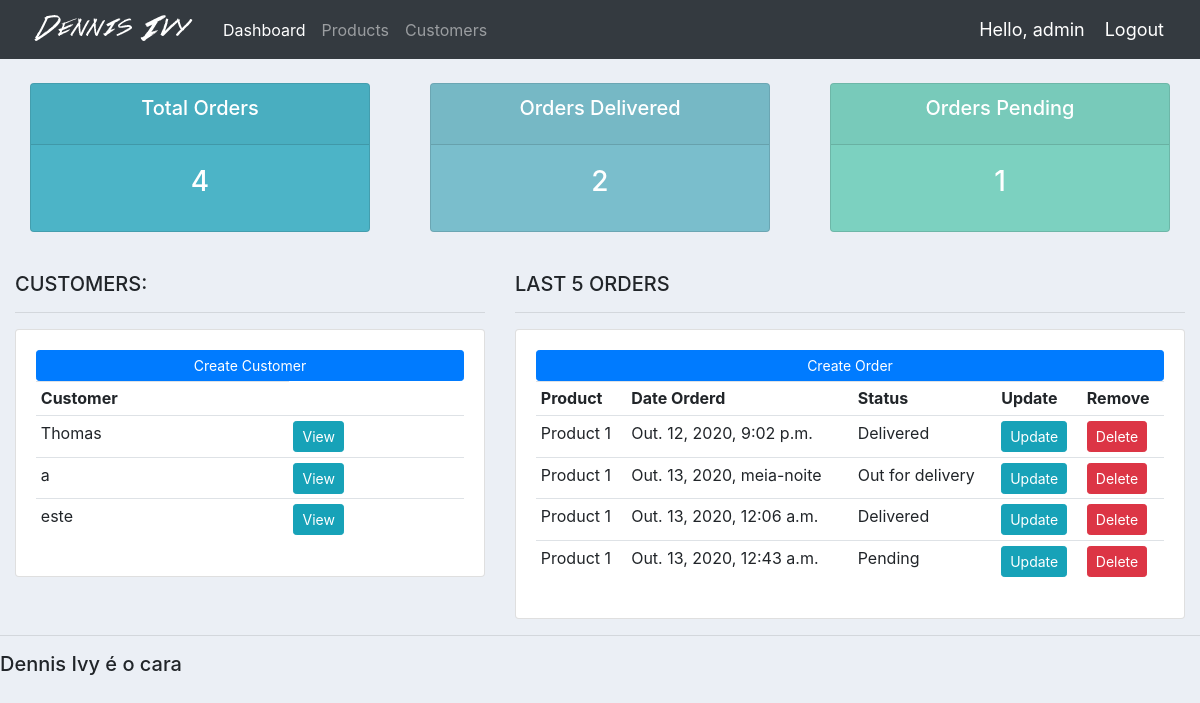
The app's page / (signed in) with its own data.
### accounts/models.py (models this page shows, shortened)
class Customer(models.Model):
	name = models.CharField(max_length=200, default=None)
	email = models.CharField(max_length=200, null=True)
	date_created = models.DateTimeField(auto_now_add=True, null=True)

class Order(models.Model):
	STATUS = (
			('Pending', 'Pending'),
			('Out for delivery', 'Out for delivery'),
			('Delivered', 'Delivered'),
			)
	customer = models.ForeignKey(Customer, null=True, on_delete= models.CASCADE)
	product = models.ForeignKey(Product, null=True, on_delete= models.CASCADE)
	date_created = models.DateTimeField(auto_now_add=True, null=True)
	status = models.CharField(max_length=200, null=True, choices=STATUS)
	note = models.CharField(max_length=100, null=True, blank=True)

class Product(models.Model):
	CATEGORY = (
			('Indoor', 'Indoor'),
			('Out Door', 'Out Door'),
			)
	name = models.CharField(max_length=200, default=None)
	price = models.FloatField()
	category = models.CharField(max_length=200, null=True, choices=CATEGORY)
	description = models.CharField(max_length=200, null=True, blank=True)
	date_created = models.DateTimeField(auto_now_add=True, null=True)
	tags = models.ManyToManyField(Tag)
	def __str__(self):
		return self.name

### accounts/views.py (the view)
# urls.py: path('', views.home, name="home"),
@login_required(login_url='login')
def home(request):
	orders = Order.objects.all()
	customers = Customer.objects.all()
	total_customers = customers.count()
	total_orders = orders.count()
	delivered = orders.filter(status='Delivered').count()
	pending = orders.filter(status='Pending').count()
	context = {'orders':orders, 'customers':customers,
	'total_orders':total_orders,'delivered':delivered,
	'pending':pending }
	return render(request, 'accounts/dashboard.html', context)

### accounts/templates/accounts/dashboard.html
{%  extends 'accounts/main.html' %}
{% load crispy_forms_tags %}
{% block content %}
{%  include 'accounts/status.html' %}
<br>
<div class="row">
	<div class="col-md-5">
		<h5>CUSTOMERS:</h5>
		<hr>
		<div class="card card-body">
			<a class="btn btn-primary  btn-sm btn-block" href="{% url 'create_customer' %}">Create Customer</a>
			<table class="table table-sm">
					<tr>
						<th>Customer</th>
					</tr>
				{% for customer in customers %}
					<tr>
						<td>{{customer.name}}</td>
						<td><a class="btn btn-sm btn-info" href="{% url 'customer' customer.pk %}">View</a></td></td>
					</tr>
				{% endfor %}
			</table>
		</div>
	</div>
	<div class="col-md-7">
		<h5>LAST 5 ORDERS</h5>
		<hr>
		<div class="card card-body">
			<a class="btn btn-primary  btn-sm btn-block" href="{% url 'create_order' %}">Create Order</a>
			<table class="table table-sm">
				<tr>
					<th>Product</th>
					<th>Date Orderd</th>
					<th>Status</th>
					<th>Update</th>
					<th>Remove</th>
				</tr>
				{% for order in orders %}
					<tr>
						<td>{{order.product}}</td>
						<td>{{order.date_created}}</td>
						<td>{{order.status}}</td>
						<td><a class="btn btn-sm btn-info" href="{% url 'update_order' order.id %}">Update</a></td>
						<td><a class="btn btn-sm btn-danger" href="{% url 'delete_order' order.id %}">Delete</a></td>
					</tr>
				{% endfor %}
			</table>
		</div>
	</div>
</div>
{% endblock %}

### accounts/templates/accounts/navbar.html (shortened to what this page needs)
{% load static %}
<nav class="navbar navbar-expand-lg navbar-dark bg-dark">
 <img src="{% static 'images/logo.png' %}">
  <div class="collapse navbar-collapse" id="navbarNav">
    <ul class="navbar-nav">
      <li class="nav-item active">
        <a class="nav-link" href="{% url 'home' %}">Dashboard</a>
      </li>
      <li class="nav-item">
        <a class="nav-link" href="{% url 'products' %}">Products</a>
      </li>
      <li class="nav-item">
        <a class ="nav-link" href="{% url 'customers' %}">Customers</a>
      </li>
    </ul>
  </div>
  <span class="hello-msg">Hello, {{request.user}}</span>
  <span ><a  class="hello-msg" href="{% url 'logout' %}">Logout</a></span>
</nav>

### accounts/static/css/main.css (style rules this page uses)
body { background-color: #ebeff5; }

### accounts/templates/accounts/navbar.html (style rules this page uses)
.hello-msg { font-size: 18px; color: #fff; margin-right: 20px; }

### records on screen
Customer: name "Thomas"
Customer: name "a"
Customer: name "este"
Order: product "Product 1", date_created "Out. 12, 2020, 9:02 p.m.", status "Delivered"
Order: product "Product 1", date_created "Out. 13, 2020, meia-noite", status "Out for delivery"
Order: product "Product 1", date_created "Out. 13, 2020, 12:06 a.m.", status "Delivered"
Order: product "Product 1", date_created "Out. 13, 2020, 12:43 a.m.", status "Pending"

### other values on screen
{{ request.user }} "admin"
{{ total_orders }} "4"
{{ delivered }} "2"
{{ pending }} "1"
